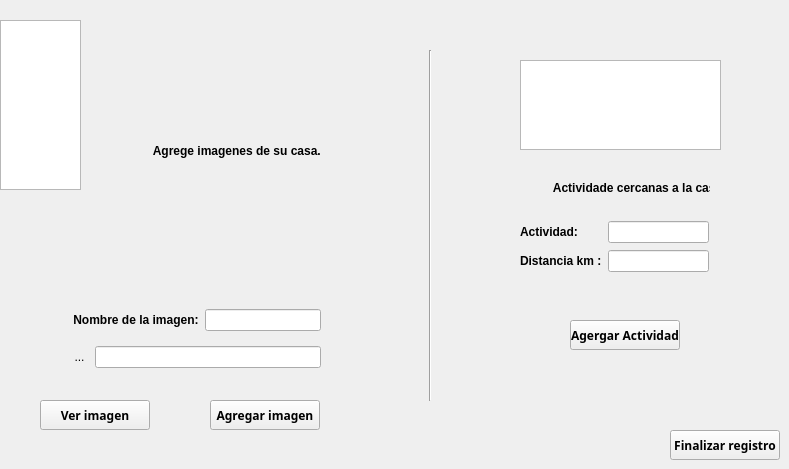
      <widget class="QWidget" name="page_9">
       <widget class="QPushButton" name="agergarActividad">
        <property name="geometry">
         <rect>
          <x>570</x>
          <y>320</y>
          <width>110</width>
          <height>30</height>
         </rect>
        </property>
        <property name="font">
         <font>
          <family>Arial Black</family>
          <weight>75</weight>
          <bold>true</bold>
         </font>
        </property>
        <property name="text">
         <string>Agergar Actividad</string>
        </property>
       </widget>
       <widget class="QWidget" name="layoutWidget">
        <property name="geometry">
         <rect>
          <x>520</x>
          <y>220</y>
          <width>189</width>
          <height>53</height>
         </rect>
        </property>
        <layout class="QGridLayout" name="gridLayout_18">
         <item row="0" column="0">
          <widget class="QLabel" name="label_18">
           <property name="font">
            <font>
             <weight>75</weight>
             <bold>true</bold>
            </font>
           </property>
           <property name="text">
            <string>Actividad:</string>
           </property>
          </widget>
         </item>
         <item row="0" column="1">
          <widget class="QLineEdit" name="actividad">
           <property name="text">
            <string/>
           </property>
          </widget>
         </item>
         <item row="1" column="0">
          <widget class="QLabel" name="label_33">
           <property name="font">
            <font>
             <weight>75</weight>
             <bold>true</bold>
            </font>
           </property>
           <property name="text">
            <string>Distancia km :</string>
           </property>
          </widget>
         </item>
         <item row="1" column="1">
          <widget class="QLineEdit" name="distansiActividad"/>
         </item>
        </layout>
       </widget>
       <widget class="QPushButton" name="finalizarRegistro">
        <property name="geometry">
         <rect>
          <x>670</x>
          <y>430</y>
          <width>110</width>
          <height>30</height>
         </rect>
        </property>
        <property name="font">
         <font>
          <family>Arial Black</family>
          <weight>75</weight>
          <bold>true</bold>
         </font>
        </property>
        <property name="text">
         <string>Finalizar registro</string>
        </property>
       </widget>
       <widget class="QLabel" name="imagen">
        <property name="geometry">
         <rect>
          <x>110</x>
          <y>40</y>
          <width>291</width>
          <height>221</height>
         </rect>
        </property>
        <property name="font">
         <font>
          <weight>75</weight>
          <bold>true</bold>
         </font>
        </property>
        <property name="text">
         <string>             Agrege imagenes de su casa.</string>
        </property>
       </widget>
       <widget class="QPushButton" name="guardarImagen">
        <property name="geometry">
         <rect>
          <x>210</x>
          <y>400</y>
          <width>110</width>
          <height>30</height>
         </rect>
        </property>
        <property name="font">
         <font>
          <family>Arial Black</family>
          <weight>75</weight>
          <bold>true</bold>
         </font>
        </property>
        <property name="text">
         <string>Agregar imagen</string>
        </property>
       </widget>
       <widget class="QPushButton" name="verImagen">
        <property name="geometry">
         <rect>
          <x>40</x>
          <y>400</y>
          <width>110</width>
          <height>30</height>
         </rect>
        </property>
        <property name="font">
         <font>
          <family>Arial Black</family>
          <weight>75</weight>
          <bold>true</bold>
         </font>
        </property>
        <property name="text">
         <string>Ver imagen</string>
        </property>
       </widget>
       <widget class="QLabel" name="label">
        <property name="geometry">
         <rect>
          <x>550</x>
          <y>180</y>
          <width>160</width>
          <height>16</height>
         </rect>
        </property>
        <property name="font">
         <font>
          <weight>75</weight>
          <bold>true</bold>
         </font>
        </property>
        <property name="text">
         <string> Actividade cercanas a la casa</string>
        </property>
       </widget>
       <widget class="Line" name="line">
        <property name="geometry">
         <rect>
          <x>420</x>
          <y>50</y>
          <width>20</width>
          <height>351</height>
         </rect>
        </property>
        <property name="orientation">
         <enum>Qt::Vertical</enum>
        </property>
       </widget>
       <widget class="QWidget" name="layoutWidget">
        <property name="geometry">
         <rect>
          <x>70</x>
          <y>300</y>
          <width>251</width>
          <height>79</height>
         </rect>
        </property>
        <layout class="QGridLayout" name="gridLayout_12">
         <item row="0" column="0">
          <layout class="QGridLayout" name="gridLayout_9">
           <item row="0" column="0">
            <widget class="QLabel" name="label_30">
             <property name="font">
              <font>
               <weight>75</weight>
               <bold>true</bold>
              </font>
             </property>
             <property name="text">
              <string> Nombre de la imagen:</string>
             </property>
            </widget>
           </item>
           <item row="0" column="1">
            <widget class="QLineEdit" name="imagenNombre"/>
           </item>
          </layout>
         </item>
         <item row="1" column="0">
          <layout class="QGridLayout" name="gridLayout_8">
           <item row="0" column="0">
            <widget class="QToolButton" name="buscarImagen">
             <property name="cursor">
              <cursorShape>OpenHandCursor</cursorShape>
             </property>
             <property name="styleSheet">
              <string notr="true">#buscarImagen{
border:none;
}</string>
             </property>
             <property name="text">
              <string>...</string>
             </property>
             <property name="icon">
              <iconset resource="imagen.qrc">
               <normaloff>:/ /imagen/folder_pictures_22600.png</normaloff>:/ /imagen/folder_pictures_22600.png</iconset>
             </property>
             <property name="iconSize">
              <size>
               <width>25</width>
               <height>30</height>
              </size>
             </property>
            </widget>
           </item>
           <item row="0" column="1">
            <widget class="QLineEdit" name="nombreImagen"/>
           </item>
          </layout>
         </item>
        </layout>
       </widget>
       <widget class="QTableView" name="tablaImagenes">
        <property name="geometry">
         <rect>
          <x>0</x>
          <y>20</y>
          <width>81</width>
          <height>170</height>
         </rect>
        </property>
       </widget>
       <widget class="QTableView" name="tablaRegistrarActividades">
        <property name="geometry">
         <rect>
          <x>520</x>
          <y>60</y>
          <width>201</width>
          <height>90</height>
         </rect>
        </property>
       </widget>
      </widget>
